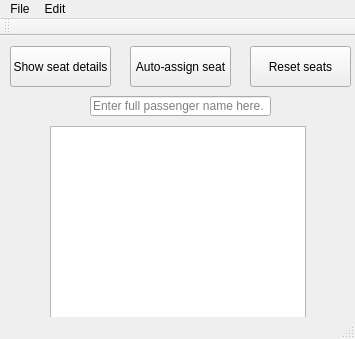
<?xml version="1.0" encoding="UTF-8"?>
<ui version="4.0">
 <class>MainWindow</class>
 <widget class="QMainWindow" name="MainWindow">
  <property name="geometry">
   <rect>
    <x>0</x>
    <y>0</y>
    <width>355</width>
    <height>339</height>
   </rect>
  </property>
  <property name="windowTitle">
   <string>MainWindow</string>
  </property>
  <widget class="QWidget" name="centralWidget">
   <widget class="QPushButton" name="seatDetails">
    <property name="geometry">
     <rect>
      <x>10</x>
      <y>10</y>
      <width>101</width>
      <height>41</height>
     </rect>
    </property>
    <property name="text">
     <string>Show seat details</string>
    </property>
   </widget>
   <widget class="QPushButton" name="autoAssign">
    <property name="geometry">
     <rect>
      <x>130</x>
      <y>10</y>
      <width>101</width>
      <height>41</height>
     </rect>
    </property>
    <property name="text">
     <string>Auto-assign seat</string>
    </property>
   </widget>
   <widget class="QPushButton" name="Reset">
    <property name="geometry">
     <rect>
      <x>250</x>
      <y>10</y>
      <width>101</width>
      <height>41</height>
     </rect>
    </property>
    <property name="text">
     <string>Reset seats</string>
    </property>
   </widget>
   <widget class="QLineEdit" name="passengername">
    <property name="geometry">
     <rect>
      <x>90</x>
      <y>60</y>
      <width>181</width>
      <height>20</height>
     </rect>
    </property>
    <property name="text">
     <string/>
    </property>
    <property name="placeholderText">
     <string>Enter full passenger name here.</string>
    </property>
    <property name="clearButtonEnabled">
     <bool>false</bool>
    </property>
   </widget>
   <widget class="QGraphicsView" name="seatLayout">
    <property name="geometry">
     <rect>
      <x>50</x>
      <y>90</y>
      <width>256</width>
      <height>192</height>
     </rect>
    </property>
   </widget>
  </widget>
  <widget class="QMenuBar" name="menuBar">
   <property name="geometry">
    <rect>
     <x>0</x>
     <y>0</y>
     <width>355</width>
     <height>21</height>
    </rect>
   </property>
   <widget class="QMenu" name="file">
    <property name="title">
     <string>File</string>
    </property>
    <addaction name="loadMap"/>
    <addaction name="loadSeats"/>
    <addaction name="saveSeats"/>
    <addaction name="saveAs"/>
    <addaction name="exit"/>
   </widget>
   <widget class="QMenu" name="edit">
    <property name="title">
     <string>Edit</string>
    </property>
    <addaction name="assignSeats"/>
    <addaction name="removeSeats"/>
   </widget>
   <addaction name="file"/>
   <addaction name="edit"/>
  </widget>
  <widget class="QToolBar" name="mainToolBar">
   <attribute name="toolBarArea">
    <enum>TopToolBarArea</enum>
   </attribute>
   <attribute name="toolBarBreak">
    <bool>false</bool>
   </attribute>
  </widget>
  <widget class="QStatusBar" name="statusBar"/>
  <action name="loadMap">
   <property name="text">
    <string>Load seatmap</string>
   </property>
  </action>
  <action name="loadSeats">
   <property name="text">
    <string>Load seats</string>
   </property>
  </action>
  <action name="saveSeats">
   <property name="text">
    <string>Save</string>
   </property>
  </action>
  <action name="saveAs">
   <property name="text">
    <string>Save as</string>
   </property>
  </action>
  <action name="exit">
   <property name="text">
    <string>Exit</string>
   </property>
  </action>
  <action name="assignSeats">
   <property name="text">
    <string>Assign seat</string>
   </property>
  </action>
  <action name="removeSeats">
   <property name="text">
    <string>Remove seat</string>
   </property>
  </action>
 </widget>
 <layoutdefault spacing="6" margin="11"/>
 <resources/>
 <connections>
  <connection>
   <sender>seatDetails</sender>
   <signal>toggled(bool)</signal>
   <receiver>seatLayout</receiver>
   <slot>setEnabled(bool)</slot>
   <hints>
    <hint type="sourcelabel">
     <x>60</x>
     <y>63</y>
    </hint>
    <hint type="destinationlabel">
     <x>177</x>
     <y>218</y>
    </hint>
   </hints>
  </connection>
 </connections>
</ui>
